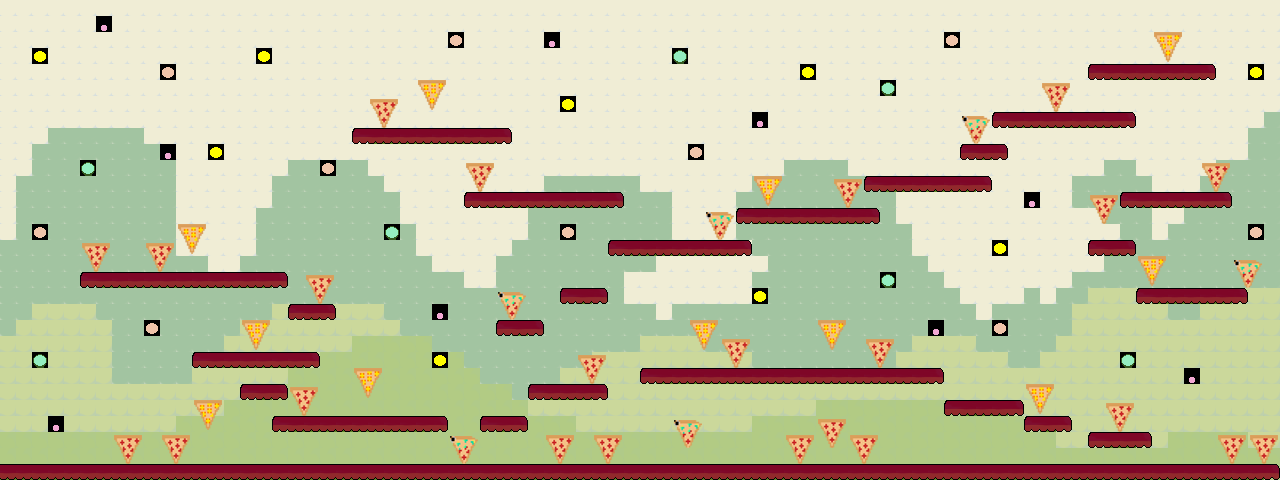

Below is a game level as drawn by its tile map, then a one-line description and the .tmx that defines it (tile-layer data replaced by summaries):
An orthogonal 80x30 tile map with 16x16 px tiles, 2 tile layers (fondo, Plataformas), 2 tilesets.

<map version="1.0" orientation="orthogonal" renderorder="right-down" width="80" height="30" tilewidth="16" tileheight="16" nextobjectid="1">
 <tileset firstgid="1" name="objetos" tilewidth="16" tileheight="16" tilecount="924" columns="33">
  <image source="tileset2.0.png" width="528" height="448" />
  <tile id="0">
   <properties>
    <property name="tipo" value="pizzaBuena" />
   </properties>
  </tile>
  <tile id="1">
   <properties>
    <property name="tipo" value="pizzaBuena" />
   </properties>
  </tile>
  <tile id="33">
   <properties>
    <property name="tipo" value="pizzaBuena" />
   </properties>
  </tile>
  <tile id="34">
   <properties>
    <property name="tipo" value="pizzaBuena" />
   </properties>
  </tile>
  <tile id="66">
   <properties>
    <property name="tipo" value="estrellas" />
   </properties>
  </tile>
  <tile id="67">
   <properties>
    <property name="tipo" value="estrellas" />
   </properties>
  </tile>
  <tile id="99">
   <properties>
    <property name="tipo" value="pizzaMala" />
   </properties>
  </tile>
  <tile id="100">
   <properties>
    <property name="tipo" value="pizzaMala" />
   </properties>
  </tile>
  <tile id="132">
   <properties>
    <property name="tipo" value="pizzaMala" />
   </properties>
  </tile>
  <tile id="133">
   <properties>
    <property name="tipo" value="pizzaMala" />
   </properties>
  </tile>
  <tile id="198">
   <properties>
    <property name="tipo" value="pizzaDorada" />
   </properties>
  </tile>
  <tile id="199">
   <properties>
    <property name="tipo" value="pizzaDorada" />
   </properties>
  </tile>
  <tile id="231">
   <properties>
    <property name="tipo" value="pizzaDorada" />
   </properties>
  </tile>
  <tile id="232">
   <properties>
    <property name="tipo" value="pizzaDorada" />
   </properties>
  </tile>
 </tileset>
 <tileset firstgid="925" name="tileset5.0" tilewidth="16" tileheight="16" tilecount="924" columns="33">
  <image source="tileset5.0.png" trans="ffffff" width="528" height="448" />
 </tileset>
 <layer name="fondo" width="80" height="30">
  <data>[2400 cells, 2400 non-empty, 8 distinct tile ids]</data>
 </layer>
 <layer name="Plataformas" width="80" height="30">
  <data>[2400 cells, 406 non-empty, 15 distinct tile ids]</data>
 </layer>
</map>